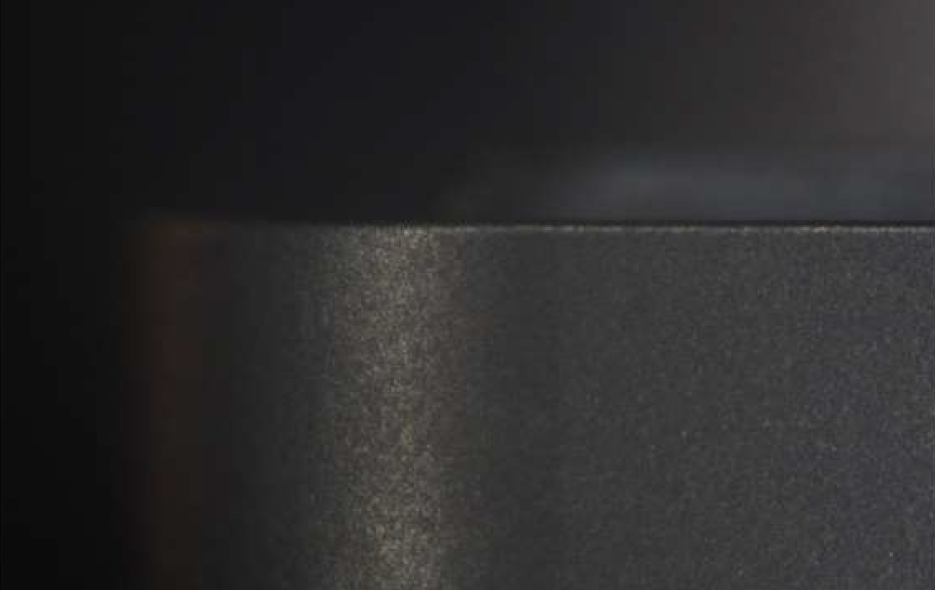
#> input picture explo/explo/images/ref1.png, 935 x 590 px; the run also reads 1 picture not shown here
$ python explo_final.py
#> lines starting #> are read from the running program, lines starting #| are printed output that depends on the picture; after the words box and inside, x2 and y2 are one past the last pixel; in counts of white or black regions, pixels touching at a corner belong together; long printed decimals are rounded
import cv2
import numpy as np
from skimage.measure import label, regionprops

# ------------------------------------------
# Calibration: compute mm-per-pixel
# ------------------------------------------
def get_mm_per_pixel(image_path, real_width_mm=None, real_height_mm=None):
    img = cv2.imread(image_path)
    if img is None:
        raise FileNotFoundError(f"Cannot load image: {image_path}")
    h, w = img.shape[:2]
    scales = []
    if real_width_mm:
        scales.append(real_width_mm / w)
    if real_height_mm:
        scales.append(real_height_mm / h)
    if not scales:
        raise ValueError("Provide real_width_mm and/or real_height_mm.")
    return float(np.mean(scales))

# ------------------------------------------
# Preprocessing: grayscale, CLAHE, equalize, blur
# ------------------------------------------
def read_and_preprocess(path, blur_ksize=7, clahe=True):
    img = cv2.imread(path)
    gray = cv2.cvtColor(img, cv2.COLOR_BGR2GRAY)
    if clahe:
        clahe_obj = cv2.createCLAHE(clipLimit=2.0, tileGridSize=(8,8))
        gray = clahe_obj.apply(gray)
    gray = cv2.equalizeHist(gray)
    gray = cv2.GaussianBlur(gray, (blur_ksize, blur_ksize), 0)
    return img, gray

# ------------------------------------------
# Alignment: SIFT with ORB fallback
# ------------------------------------------
def align_images(ref_gray, target_gray, min_matches=8):
    try:
        detector = cv2.SIFT_create()
        norm = cv2.NORM_L2
    except Exception:
        detector = cv2.ORB_create(5000)
        norm = cv2.NORM_HAMMING
    kp1, des1 = detector.detectAndCompute(ref_gray, None)
    kp2, des2 = detector.detectAndCompute(target_gray, None)
    if des1 is None or des2 is None:
        return target_gray
    matcher = cv2.BFMatcher(norm)
    matches = matcher.knnMatch(des1, des2, k=2)
    good = [m for m,n in matches if m.distance < 0.75*n.distance]
    if len(good) < min_matches:
        return target_gray
    src = np.float32([kp1[m.queryIdx].pt for m in good]).reshape(-1,1,2)
    dst = np.float32([kp2[m.trainIdx].pt for m in good]).reshape(-1,1,2)
    H, _ = cv2.findHomography(dst, src, cv2.RANSAC, 5.0)
    aligned = cv2.warpPerspective(target_gray, H, (ref_gray.shape[1], ref_gray.shape[0]))
    return aligned

# ------------------------------------------
# Side-view wear detection: combine gray + V-diff
# ------------------------------------------
def detect_wear_side(ref_color, wear_color, ref_gray, wear_gray, mm_px,
                      blur=5, area_thresh_px=200, morph_ksize=5):
    # 1) Grayscale diff
    diff_gray = cv2.absdiff(ref_gray, wear_gray)
    diff_gray = cv2.GaussianBlur(diff_gray, (blur, blur), 0)
    mn, mx = diff_gray.min(), diff_gray.max()
    if mx > mn:
        diff_gray = ((diff_gray - mn) * (255.0/(mx - mn))).astype(np.uint8)
    _, thr_gray = cv2.threshold(diff_gray, 0, 255, cv2.THRESH_BINARY + cv2.THRESH_OTSU)

    # 2) V-channel diff
    hsv_ref  = cv2.cvtColor(ref_color,  cv2.COLOR_BGR2HSV)
    hsv_wear = cv2.cvtColor(wear_color, cv2.COLOR_BGR2HSV)
    v_ref  = cv2.GaussianBlur(hsv_ref[:,:,2],  (blur,blur), 0)
    v_wear = cv2.GaussianBlur(hsv_wear[:,:,2], (blur,blur), 0)
    diff_v = cv2.subtract(v_wear, v_ref)
    mnv, mxv = diff_v.min(), diff_v.max()
    if mxv > mnv:
        diff_v = ((diff_v - mnv)*(255.0/(mxv-mnv))).astype(np.uint8)
    _, thr_v = cv2.threshold(diff_v, 0, 255, cv2.THRESH_BINARY + cv2.THRESH_OTSU)

    # Combine & clean
    mask = cv2.bitwise_or(thr_gray, thr_v)
    kernel = cv2.getStructuringElement(cv2.MORPH_ELLIPSE, (morph_ksize, morph_ksize))
    mask = cv2.morphologyEx(mask, cv2.MORPH_CLOSE, kernel, iterations=2)
    mask = cv2.morphologyEx(mask, cv2.MORPH_OPEN,  kernel, iterations=1)

    # Measure and integrate
    lbl = label(mask)
    total_area_px = 0
    volume_px3 = 0
    max_depth_px = 0
    for reg in regionprops(lbl, intensity_image=diff_gray):
        if reg.area < area_thresh_px:
            continue
        total_area_px += reg.area
        depths = reg.intensity_image[reg.image].flatten().astype(np.float32)
        volume_px3 += depths.sum()
        max_depth_px = max(max_depth_px, depths.max())

    area_mm2   = total_area_px * mm_px**2
    max_d_mm   = max_depth_px     * mm_px
    vol_mm3    = volume_px3       * (mm_px**3)
    avg_d_mm   = vol_mm3 / area_mm2 if area_mm2 else 0

    # Annotate
    contours,_ = cv2.findContours(mask.astype(np.uint8), cv2.RETR_EXTERNAL, cv2.CHAIN_APPROX_SIMPLE)
    overlay = wear_color.copy()
    cv2.drawContours(overlay, contours, -1, (0,255,0), 2)
    annotated = cv2.addWeighted(wear_color, 1.0, overlay, 0.4, 0)
    cv2.putText(annotated, f"Area={area_mm2:.2f}mm²", (10,30), cv2.FONT_HERSHEY_SIMPLEX,0.7,(255,255,255),2)
    cv2.putText(annotated, f"AvgDepth={avg_d_mm:.3f}mm", (10,60), cv2.FONT_HERSHEY_SIMPLEX,0.7,(255,255,255),2)
    cv2.putText(annotated, f"MaxDepth={max_d_mm:.3f}mm", (10,90), cv2.FONT_HERSHEY_SIMPLEX,0.7,(255,255,255),2)
    cv2.putText(annotated, f"Volume={vol_mm3:.2f}mm³", (10,120), cv2.FONT_HERSHEY_SIMPLEX,0.7,(255,255,255),2)

    return mask, area_mm2, avg_d_mm, max_d_mm, vol_mm3, annotated

# ------------------------------------------
# Top-view wear detection: unchanged
# ------------------------------------------
def detect_wear_top(ref_color, wear_color, ref_gray, wear_gray, mm_px,
                     blur=5, area_thresh_px=200, morph_ksize=7):
    # [existing V-channel+Otsu logic preserved]
    hsv_ref  = cv2.cvtColor(ref_color,  cv2.COLOR_BGR2HSV)
    hsv_wear = cv2.cvtColor(wear_color, cv2.COLOR_BGR2HSV)
    v_ref  = cv2.GaussianBlur(hsv_ref[:,:,2],  (blur,blur), 0)
    v_wear = cv2.GaussianBlur(hsv_wear[:,:,2], (blur,blur), 0)
    diff_v = cv2.subtract(v_wear, v_ref)
    mn, mx = diff_v.min(), diff_v.max()
    diff_v = ((diff_v - mn)*255.0/(mx-mn)).astype(np.uint8)
    _, thr = cv2.threshold(diff_v, 0, 255, cv2.THRESH_BINARY+cv2.THRESH_OTSU)
    kernel = cv2.getStructuringElement(cv2.MORPH_ELLIPSE, (morph_ksize,morph_ksize))
    mask = cv2.morphologyEx(thr, cv2.MORPH_CLOSE, kernel, iterations=3)
    mask = cv2.morphologyEx(mask, cv2.MORPH_OPEN,  kernel, iterations=2)
    lbl = label(mask)
    total_px= sum(reg.area for reg in regionprops(lbl))
    area_mm2 = total_px * mm_px**2
    contours,_ = cv2.findContours(mask.astype(np.uint8), cv2.RETR_EXTERNAL, cv2.CHAIN_APPROX_SIMPLE)
    overlay = wear_color.copy()
    cv2.drawContours(overlay, contours, -1, (0,0,255),2)
    annotated = cv2.addWeighted(wear_color,1.0,overlay,0.4,0)
    cv2.putText(annotated, f"TopArea={area_mm2:.2f}mm²",(10,30),cv2.FONT_HERSHEY_SIMPLEX,0.7,(255,255,255),2)
    return mask, area_mm2, annotated

# ------------------------------------------
# Main: process both views
# ------------------------------------------
def process_wear(ref_side, wear_side, ref_top, wear_top,
                 real_w_side_mm, real_w_top_mm, out_prefix="RESULT"):
    # calibration
#> called with ref_side = 'images/ref1.png', wear_side = 'images/wear1.png', ref_top = 'images/top_ref.jpg', wear_top = 'images/top_wear.jpg', real_w_side_mm = 1.75, real_w_top_mm = 5, out_prefix = 'RESULT'
    mm_side = get_mm_per_pixel(ref_side, real_width_mm=real_w_side_mm)
#> in get_mm_per_pixel, img is the input picture: shape (590, 935, 3); mean B, G, R 44.9, 44.5, 45.3
#> mm_side = 0.00187
    mm_top  = get_mm_per_pixel(ref_top,  real_width_mm=real_w_top_mm)
#> mm_top = 0.00488

    # side view
    ref_c_s, ref_g_s = read_and_preprocess(ref_side)
    wear_c_s, wear_g_s = read_and_preprocess(wear_side)
#> call 2 of read_and_preprocess, with path = 'images/wear1.png', blur_ksize = 7, clahe = True
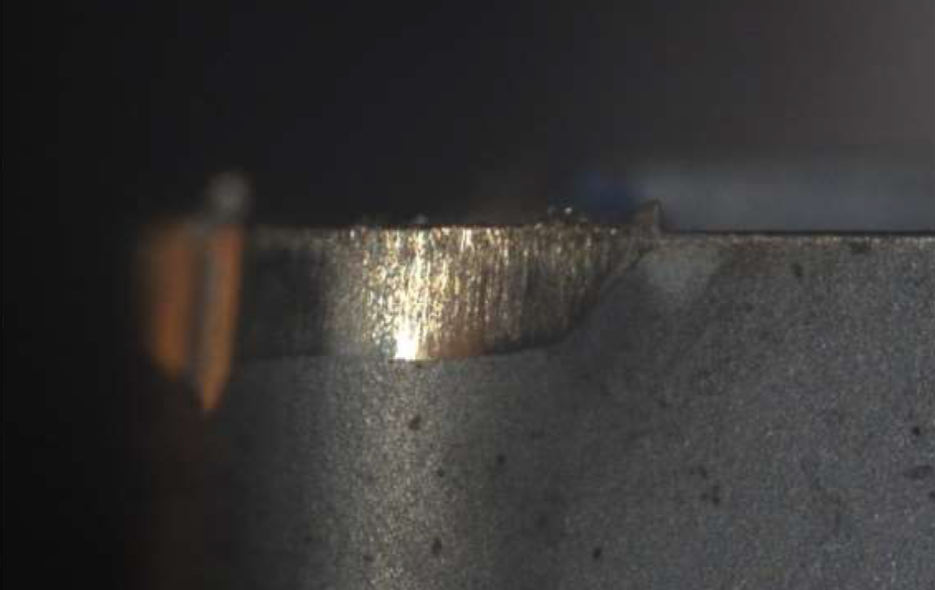
#> input picture explo/explo/images/wear1.png, 935 x 590 px
#> in read_and_preprocess, img is the input picture: shape (590, 935, 3); mean B, G, R 53.2, 54.2, 55.9
    aligned_s = align_images(ref_g_s, wear_g_s)
#> in align_images, `kp1, des1 = detector.detectAndCompute(ref_gray, None)`: kp1 = 2734 keypoints; strongest (x, y, size): (383, 294, 109.7), (814, 222, 7.4), (685, 222, 7.7), (902, 532, 5.6)
#> in align_images, `kp2, des2 = detector.detectAndCompute(target_gray, None)`: kp2 = 1944 keypoints; strongest (x, y, size): (193, 277, 80.5), (415, 424, 8.3), (229, 193, 26.1), (568, 210, 5.3)
#> in align_images, `matches = matcher.knnMatch(des1, des2, k=2)`: matches = 2734 matches
#> in align_images, `good = [m for m,n in matches if m.distance < 0.75*n.distance]`: good = 15 matches
#> in align_images, `src = np.float32([kp1[m.queryIdx].pt for m in good]).reshape(-1,1,2)`: src = 15 rows, first 8: [336.7, 342.8], [383.3, 294], [514.5, 354.7], [582.6, 238.3], [673.2, 509], [685.2, 388.6], [710, 212.9], [728.1, 212]
#> in align_images, `dst = np.float32([kp2[m.trainIdx].pt for m in good]).reshape(-1,1,2)`: dst = 15 rows, first 8: [454.3, 521.8], [405.5, 292.9], [577.2, 330.4], [768.5, 243.9], [526, 451.9], [653.1, 440.3], [802, 225.6], [802, 225.6]
#> in align_images, `H, _ = cv2.findHomography(dst, src, cv2.RANSAC, 5.0)`: H = [[-2.27, 6.84, 94.28], [-1.75, 5.01, 128.3], [-0.00415, 0.0091, 1]]
    mask_s, area_s, avg_s, max_s, vol_s, ann_s = detect_wear_side(
        ref_c_s, wear_c_s, ref_g_s, aligned_s, mm_side)
#> in detect_wear_side, `mn, mx = diff_gray.min(), diff_gray.max()`: mn = 0; mx = 253
#> in detect_wear_side, `_, thr_gray = cv2.threshold(diff_gray, 0, 255, cv2.THRESH_BINARY + cv2..`:
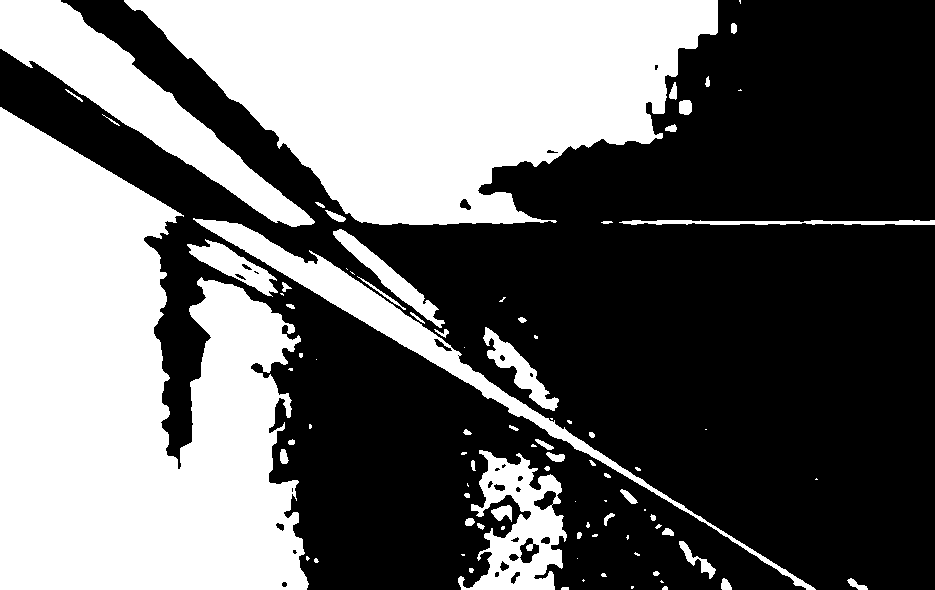
#> thr_gray: shape (590, 935); 42% white; 89 white regions (37 under 20 px), largest, box (x1, y1, x2, y2) and area: (0, 107, 309, 590) 102198, (124, 0, 718, 225) 84329, (0, 0, 315, 227) 17168
#> in detect_wear_side, `hsv_ref  = cv2.cvtColor(ref_color,  cv2.COLOR_BGR2HSV)`: hsv_ref: shape (590, 935, 3); mean H, S, V 42.3, 11, 46
#> in detect_wear_side, `hsv_wear = cv2.cvtColor(wear_color, cv2.COLOR_BGR2HSV)`: hsv_wear: shape (590, 935, 3); mean H, S, V 45.8, 17, 56.8
#> in detect_wear_side, `mnv, mxv = diff_v.min(), diff_v.max()`: mnv = 0; mxv = 187
#> in detect_wear_side, `_, thr_v = cv2.threshold(diff_v, 0, 255, cv2.THRESH_BINARY + cv2.THRES..`: thr_v: shape (590, 935); 5.1% white; 97 white regions (60 under 20 px), largest, box (x1, y1, x2, y2) and area: (338, 226, 530, 386) 16734, (198, 226, 241, 409) 5117, (157, 240, 195, 367) 3546
#> in detect_wear_side, `mask = cv2.bitwise_or(thr_gray, thr_v)`: mask: shape (590, 935); 45.3% white; 162 white regions (88 under 20 px), largest, box (x1, y1, x2, y2) and area: (0, 107, 816, 590) 132907, (124, 0, 718, 228) 84351, (0, 0, 315, 227) 17458
#> in detect_wear_side, `mask = cv2.morphologyEx(mask, cv2.MORPH_CLOSE, kernel, iterations=2)`: mask: shape (590, 935); 46.7% white; 97 white regions (56 under 20 px), largest, box (x1, y1, x2, y2) and area: (0, 0, 816, 590) 225350, (0, 0, 315, 227) 17787, (458, 450, 569, 590) 9385
#> in detect_wear_side, `mask = cv2.morphologyEx(mask, cv2.MORPH_OPEN,  kernel, iterations=1)`: mask: shape (590, 935); 46.2% white; 52 white regions (10 under 20 px)
#> in detect_wear_side, `lbl = label(mask)`:
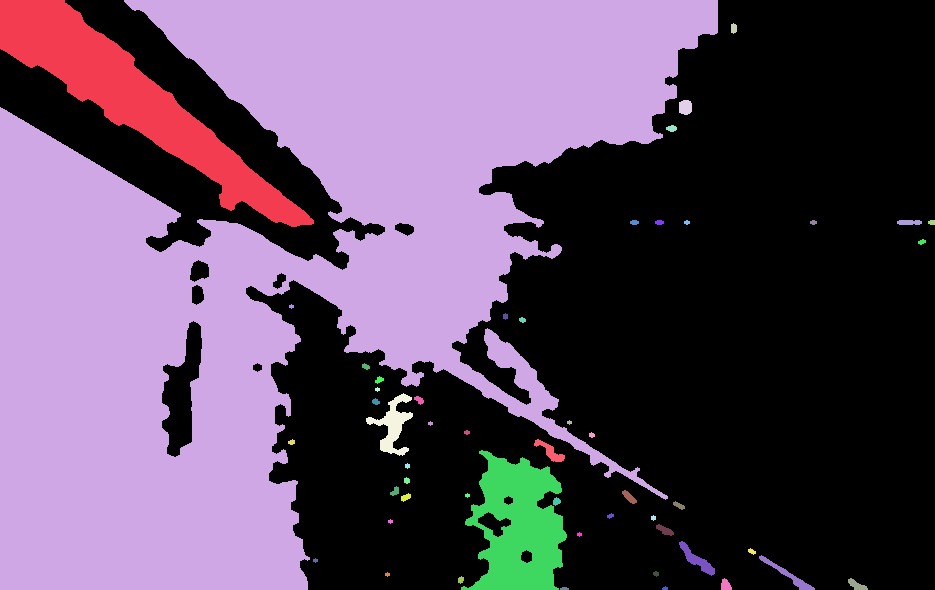
#> lbl: shape (590, 935) int64; 53 distinct labels, from 0 to 52; one colour per label, 0 black
#> the loop in detect_wear_side, `for reg in regionprops(lbl, intensity_image=diff_gray):` made 52 passes
#> (total_area_px, volume_px3, max_depth_px) on passes 1, 2, 19, 27, 28, 42, 44: (17777, 2724916, 211), (241667, 35301674, 255), (242745, 35322845, 255), (243000, 35349414, 255), (252182, 36321782, 255), (252561, 36361992, 255), (252909, 36411397, 255)
#> after the loop in detect_wear_side, `for reg in regionprops(lbl, intensity_image=diff_gray):`: total_area_px = 252909; volume_px3 = 36411397
#> in detect_wear_side, `area_mm2   = total_area_px * mm_px**2`: area_mm2 = 0.886
#> in detect_wear_side, `max_d_mm   = max_depth_px     * mm_px`: max_d_mm = 0.477
#> in detect_wear_side, `vol_mm3    = volume_px3       * (mm_px**3)`: vol_mm3 = 0.239
#> in detect_wear_side, `avg_d_mm   = vol_mm3 / area_mm2 if area_mm2 else 0`: avg_d_mm = 0.269
#> in detect_wear_side, `contours,_ = cv2.findContours(mask.astype(np.uint8), cv2.RETR_EXTERNAL..`: contours = 52 contours, 20 with area under 20; largest, box (x1, y1, x2, y2) and area: (0, 0, 718, 590) 225302, (0, 0, 314, 227) 17406, (461, 450, 567, 590) 9461, (366, 393, 413, 456) 958, (679, 541, 715, 576) 330
#> in detect_wear_side, `cv2.drawContours(overlay, contours, -1, (0,255,0), 2)`: overlay: shape (590, 935, 3); 4.55% of pixels changed, all inside (x1, y1, x2, y2) = (0, 0, 935, 590)
#> in detect_wear_side, `cv2.putText(annotated, f"Volume={vol_mm3:.2f}mm³", (10,120), cv2.FONT_..`:
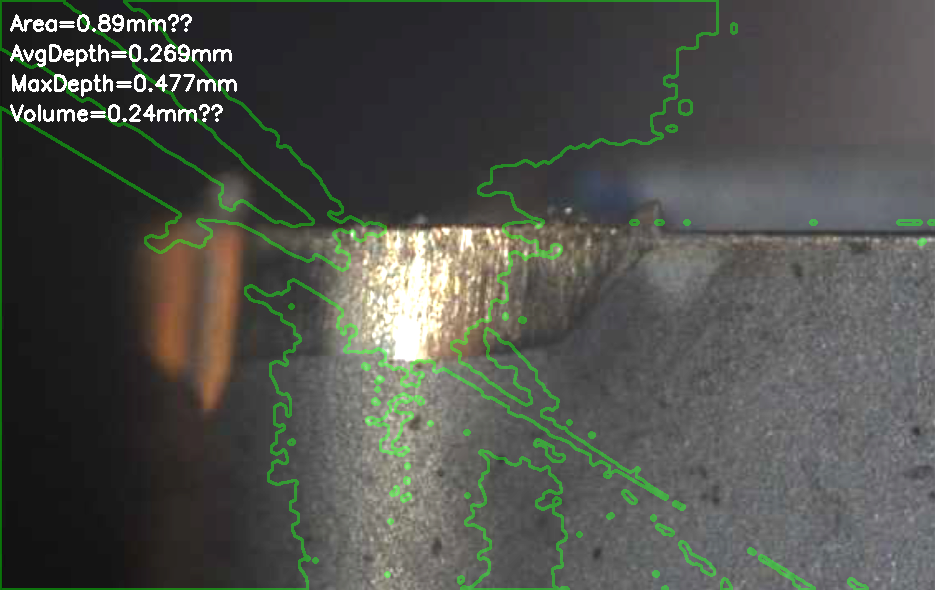
#> annotated: shape (590, 935, 3); mean B, G, R 75.8, 81.5, 79.2
#> area_s = 0.886; avg_s = 0.269; max_s = 0.477; vol_s = 0.239
    cv2.imwrite(f"{out_prefix}_side.png", ann_s)

    # top view
    ref_c_t, ref_g_t = read_and_preprocess(ref_top)
    wear_c_t, wear_g_t = read_and_preprocess(wear_top)
#> call 4 of read_and_preprocess, with path = 'images/top_wear.jpg', blur_ksize = 7, clahe = True
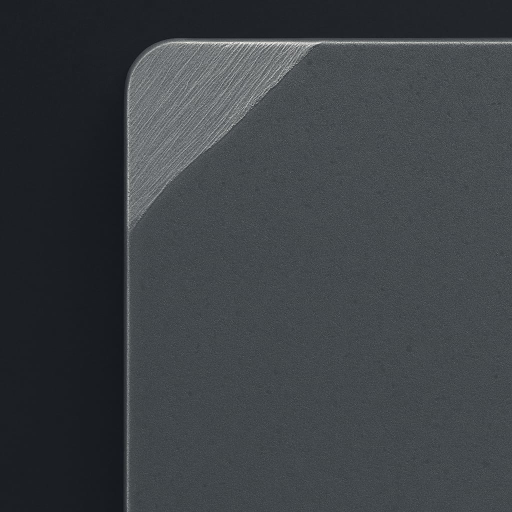
#> input picture explo/explo/images/top_wear.jpg, 1024 x 1024 px (shown at 1/2 size)
#> in read_and_preprocess, img is the input picture: shape (1024, 1024, 3); mean B, G, R 68.7, 64.8, 60.5
#> in read_and_preprocess (call 4), `gray = cv2.equalizeHist(gray)`:
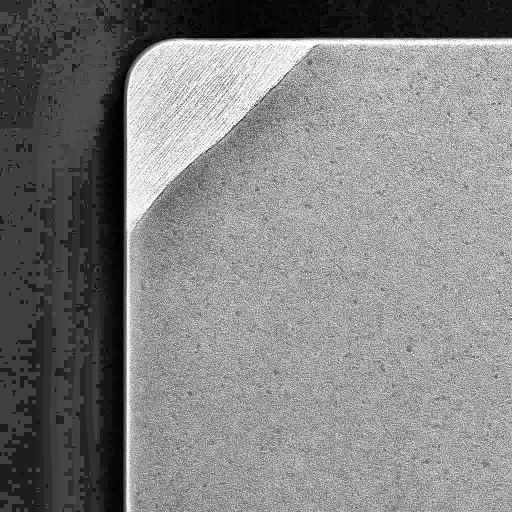
#> gray: shape (1024, 1024) (shown at 1/2 size); min 0, max 255, mean 129.5
    aligned_t = align_images(ref_g_t, wear_g_t)
#> in align_images (call 2), `kp1, des1 = detector.detectAndCompute(ref_gray, None)`: kp1 = 3335 keypoints; strongest (x, y, size): (450, 82, 8.4), (503, 81, 8.4), (381, 82, 8.6), (992, 753, 4.8)
#> in align_images (call 2), `kp2, des2 = detector.detectAndCompute(target_gray, None)`: kp2 = 2791 keypoints; strongest (x, y, size): (368, 199, 164.9), (274, 409, 40), (548, 117, 69.1), (604, 93, 26.4)
#> in align_images (call 2), `matches = matcher.knnMatch(des1, des2, k=2)`: matches = 3335 matches
#> in align_images (call 2), `good = [m for m,n in matches if m.distance < 0.75*n.distance]`: good = 1612 matches
#> in align_images (call 2), `src = np.float32([kp1[m.queryIdx].pt for m in good]).reshape(-1,1,2)`: src = 1612 rows, first 8: [9.56, 771.8], [9.57, 547.7], [11.71, 725.9], [11.84, 907.5], [11.84, 907.5], [11.9, 892], [11.9, 892], [17.87, 889.7]
#> in align_images (call 2), `dst = np.float32([kp2[m.trainIdx].pt for m in good]).reshape(-1,1,2)`: dst = 1612 rows, first 8: [9.67, 771.8], [9.66, 547.7], [11.71, 725.8], [11.86, 907.5], [11.86, 907.5], [11.81, 892], [11.81, 892], [17.9, 889.6]
    mask_t, area_t, ann_t = detect_wear_top(
        ref_c_t, wear_c_t, ref_g_t, aligned_t, mm_top)
#> in detect_wear_top, `hsv_ref  = cv2.cvtColor(ref_color,  cv2.COLOR_BGR2HSV)`: hsv_ref: shape (1024, 1024, 3); mean H, S, V 104.3, 37, 65.9
#> in detect_wear_top, `hsv_wear = cv2.cvtColor(wear_color, cv2.COLOR_BGR2HSV)`: hsv_wear: shape (1024, 1024, 3); mean H, S, V 104, 36, 68.7
#> in detect_wear_top, `diff_v = cv2.subtract(v_wear, v_ref)`:
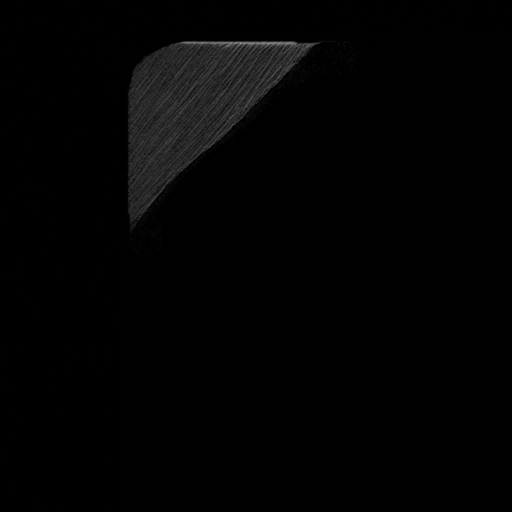
#> diff_v: shape (1024, 1024) (shown at 1/2 size); min 0, max 147, mean 2.9
#> in detect_wear_top, `mn, mx = diff_v.min(), diff_v.max()`: mn = 0; mx = 147
#> in detect_wear_top, `total_px= sum(reg.area for reg in regionprops(lbl))`: total_px = 67885
#> in detect_wear_top, `area_mm2 = total_px * mm_px**2`: area_mm2 = 1.62
#> in detect_wear_top, `contours,_ = cv2.findContours(mask.astype(np.uint8), cv2.RETR_EXTERNAL..`: contours = 1 contour; box (x1, y1, x2, y2) and area: (256, 82, 624, 450) 67352
#> area_t = 1.62
    cv2.imwrite(f"{out_prefix}_top.png", ann_t)

    # results
    print(f"[SIDE] Area={area_s:.2f}mm², AvgD={avg_s:.3f}mm, MaxD={max_s:.3f}mm, Vol={vol_s:.2f}mm³")
#| [SIDE] Area=0.89mm², AvgD=0.269mm, MaxD=0.477mm, Vol=0.24mm³
    print(f"[TOP ] Area={area_t:.2f}mm²")
#| [TOP ] Area=1.62mm²

        # Display the final annotated results
    cv2.imshow("Top View Wear Detection", ann_s)
    cv2.imshow("Side View Wear Detection", ann_t)

    # Wait for a key press and close all windows
    cv2.waitKey(0)
    cv2.destroyAllWindows()
    return {
        'side': {'area_mm2': area_s, 'avg_depth_mm': avg_s, 'max_depth_mm': max_s, 'volume_mm3': vol_s},
        'top':  {'area_mm2': area_t}
    }

# Example usage:
res = process_wear("images/ref1.png","images/wear1.png","images/top_ref.jpg","images/top_wear.jpg",1.75,5.0)
#> res = 2 items
print(res)
#| {'side': {'area_mm2': 0.886, 'avg_depth_mm': 0.2695, 'max_depth_mm': 0.4773, 'volume_mm3': 0.2387}, 'top': {'area_mm2': 1.619}}
